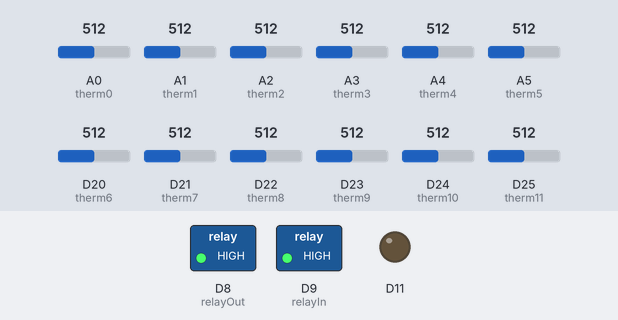
This sketch was run on a simulated Arduino Zero (SAMD21). On the bench: switched loads named in the sketch (green lamp = pin HIGH), output pins drawn as LEDs (lit = HIGH). The inputs (shaded band) are chosen by the test bench; at power-on: A0 (therm0) = 512, A1 (therm1) = 512, A2 (therm2) = 512, A3 (therm3) = 512, A4 (therm4) = 512, A5 (therm5) = 512, D20 (therm6) = 512, D21 (therm7) = 512, D22 (therm8) = 512, D23 (therm9) = 512, D24 (therm10) = 512, D25 (therm11) = 512 (analog values on the 0–1023 scale). What the sketch prints to the serial monitor is not drawn.

Above: at 0.3 s.
Timing chart, 0 to 1.8 s (numbered marks = the images above):
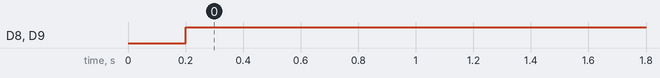

The sketch:

WVR_heater_PID_loop_v4.ino
```cpp
/*
  v4: Add functionality for 2 relays. each relays add 30W*2 of addional heat dumped in the heat sunk.
  v3: Try to also control a Relay for additional DC heat based on outside temperature.
  v2: Modifications implemented to  account for the change in the  USB connection to Arduino (from Programming port in v1)
  to Native port in v2. Now, opening and closing connection does not auto-reset
  v1: Standard sketch to cread out all the 12 temperature sensors and do a PID control of the  T0.


*/

#include <PID_v1.h>

//Define Variables we'll be connecting to
double Setpoint, Input, Output;

//Specify the links and initial tuning parameters
PID myPID(&Input, &Output, &Setpoint, 3000.0, 14.0, 40.0, DIRECT);

float filteral;        // this determines smoothness  - .0001 is max  1 is off (no smoothing)
float smoothedVal;     // this holds the last loop value just use a unique variable for every different sensor that needs smoothing
unsigned long counter = 0;
unsigned long maxCounter = 86400;

int stateRelayIn = LOW;
int stateRelayOut = LOW;
const int thresIn = 0;  // 0C threshold temperature to turn on inner 2 AC heater
const int thresOut = -10;  // -10C threshold temperature to turn on outer 2 AC heater
const int relayIn = 9;  // pin 9 to control second relay, relayIn
const int relayOut =  8;   // pin 8 to control the relayOut
const int therm0 = A0;  //  Air temperature used to regulate on.
const int therm1 = A1;  //  Temperature of the OPA-541 case.
const int therm2 = A2;  //
const int therm3 = A3;  //
const int therm4 = A4;  //
const int therm5 = A5;  //
const int therm6 = A6;  //
const int therm7 = A7;  //
const int therm8 = A8;  //
const int therm9 = A9;  //  AD590 number 3
const int therm10 = A10; // AD590 number 1
const int therm11 = A11; // AD590 number 2

// the setup routine runs once when you press reset:
void setup() {
  analogReadResolution(12);  // sets the analog input resolution to 12bits (10bits is default)
  analogWriteResolution(12); // set the analog output resolution to 12 bit (4096 levels)
  pinMode(11, OUTPUT);
  pinMode(relayIn, OUTPUT);
  pinMode(relayOut, OUTPUT);
  // initialize serial communication at 9600 bits per second:
  SerialUSB.begin(9600);
  // while(!SerialUSB.available());

  //initialize the variables we're using
  delay(100);
  float temp0 =  analogRead(therm0) * 3.3 / 4095.0 * 100.0;
  Setpoint = 19.0;   // set point  in C.
  smoothedVal = Setpoint;
  Input = smoothedVal;

  //turn the PID on
  myPID.SetMode(AUTOMATIC);
  myPID.SetOutputLimits(0, 4095);
  myPID.SetSampleTime(1000);   // 1000 ms
}


// the loop routine runs over and over again forever:
void loop() {
  // to prevent the first reading of the analog inputs to be junk
  if (counter == 0)  delay(100);
  if (counter == maxCounter) counter = 0;

  counter++;
  // read the input on analog pin 0 through 11;
  float temp0 =  analogRead(therm0) * 3.3 / 4095.0 * 100.0;
  float temp1 =  analogRead(therm1) * 3.3 / 4095.0 * 100.0;
  float temp2 =  analogRead(therm2) * 3.3 / 4095.0 * 100.0;
  float temp3 =  analogRead(therm3) * 3.3 / 4095.0 * 100.0;
  float temp4 =  analogRead(therm4) * 3.3 / 4095.0 * 100.0;
  float temp5 =  analogRead(therm5) * 3.3 / 4095.0 * 100.0;
  float temp6 =  analogRead(therm6) * 3.3 / 4095.0 * 100.0;
  float temp7 =  analogRead(therm7) * 3.3 / 4095.0 * 100.0;
  float temp8 =  analogRead(therm8) * 3.3 / 4095.0 * 100.0;
  float temp9 =  analogRead(therm9) * 3.3 / 4095.0 * 100.0 - 273.15;  // AD590 10mV/K (10K)
  float temp10 = analogRead(therm10) * 3.3 / 4095.0 * 100.0 - 273.15; // AD590 10mV/K (10K)
  float temp11 = analogRead(therm11) * 3.3 / 4095.0 * 100.0 - 273.15; //AD590 10mV/K (10K)

  // smooth the sensor I want to PID on.
  smoothedVal =  smooth(temp0, 0.9, smoothedVal);
  Input = smoothedVal;
  myPID.Compute();
  analogWrite(11, Output);

  // control inner 2 AC heaters based on outside temp
  if (temp11 < thresIn - 2)
    stateRelayIn = HIGH;
  if (temp11 > thresIn + 2)
    stateRelayIn = LOW;
  digitalWrite(relayIn, stateRelayIn);

    // control outer 2 AC heaters based on outside temp
  if (temp11 < thresOut - 2)
    stateRelayOut = HIGH;
  if (temp11 > thresOut + 2)
    stateRelayOut = LOW;
  digitalWrite(relayOut, stateRelayOut);

  // print out the value you read:
  SerialUSB.print(counter);
  SerialUSB.print("\t");
  SerialUSB.print(temp0, 3);
  SerialUSB.print("\t");
  SerialUSB.print(Input, 3);
  SerialUSB.print("\t");
  SerialUSB.print(temp1, 3);
  SerialUSB.print("\t");
  SerialUSB.print(temp2, 3);
  SerialUSB.print("\t");
  SerialUSB.print(temp3, 3);
  SerialUSB.print("\t");
  SerialUSB.print(temp4, 3);
  SerialUSB.print("\t");
  SerialUSB.print(temp5, 3);
  SerialUSB.print("\t");
  SerialUSB.print(temp6, 3);
  SerialUSB.print("\t");
  SerialUSB.print(temp7, 3);
  SerialUSB.print("\t");
  SerialUSB.print(temp8, 3);
  SerialUSB.print("\t");
  SerialUSB.print(temp9, 3);
  SerialUSB.print("\t");
  SerialUSB.print(temp10, 3);
  SerialUSB.print("\t");
  SerialUSB.print(temp11, 3);
  SerialUSB.print("\t");
  SerialUSB.print(Output, 3);
  SerialUSB.print("\t");
  SerialUSB.print(stateRelayIn);
  SerialUSB.print("\t");
  SerialUSB.println(stateRelayOut);
  delay(1000);        // delay in between reads for stability
}

float smooth(float data, float filterVal, float smoothedVal) {
  if (filterVal > 1) {     // check to make sure param's are within range
    filterVal = .99;
  }
  else if (filterVal <= 0) {
    filterVal = 0;
  }

  smoothedVal = (data * (1.0 - filterVal)) + (smoothedVal  *  filterVal);
  return smoothedVal;
}
```

Measured:
- by itself, D8 (relayOut), D9 (relayIn): LOW → HIGH at 0.20 s
